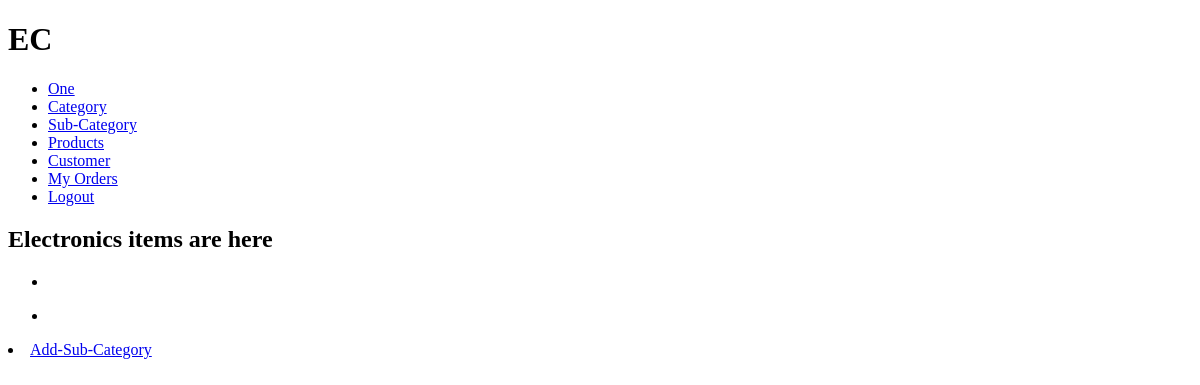
The page /category/1/ (signed in) on the database as committed earlier.
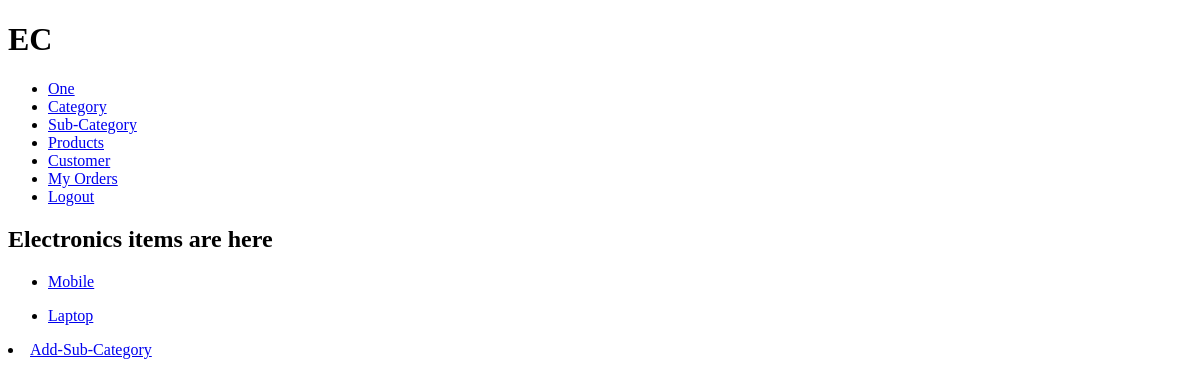
The same page on the database as committed later.
### base/models.py (models this page shows, shortened)
class SubCategory(models.Model):
    category = models.ForeignKey(Category, on_delete=models.CASCADE)
    name = models.CharField(max_length=20)
    created_at = models.DateTimeField(auto_now_add=True)
    updated_at = models.DateTimeField(auto_now=True)
    deleted_at = models.DateTimeField(null=True, blank=True)

### base/views.py (the view)
# urls.py: path("category/<int:pk>/", views.singleCategoryView, name="single-category"),
def singleCategoryView(request, pk):
    category = Category.objects.get(id=pk)
    subcategories = SubCategory.objects.filter(category=category)
    context = {"category":category, "subcategories":subcategories}
    return render(request, "base/category/single_category.html", context)

### base/models.py (called while the page is built)
    def __str__(self):
        return self.name

### base/templates/base/category/single_category.html
{% extends "main.html" %}
{% block content %}
<div>
    <h2>{{category}} items are here</h2>
    {% for subcategory in subcategories %}
        <ul>
            <li><a href="{% url "single-sub-category" subcategory.id%}">{{subcategory.name}}</a></li>
        </ul>
    {% endfor %}
</div>
<div>
    {% if request.user.is_superuser %}
        <li><a href="{% url "create-sub-category" category.id %}">Add-Sub-Category</a></li>
    {% endif %}
</div>
{% endblock content %}

Rows that differ between the two databases and show on the page:
now on this page (row edited): SubCategory: name "Mobile"
now on this page (row edited): SubCategory: name "Laptop"
